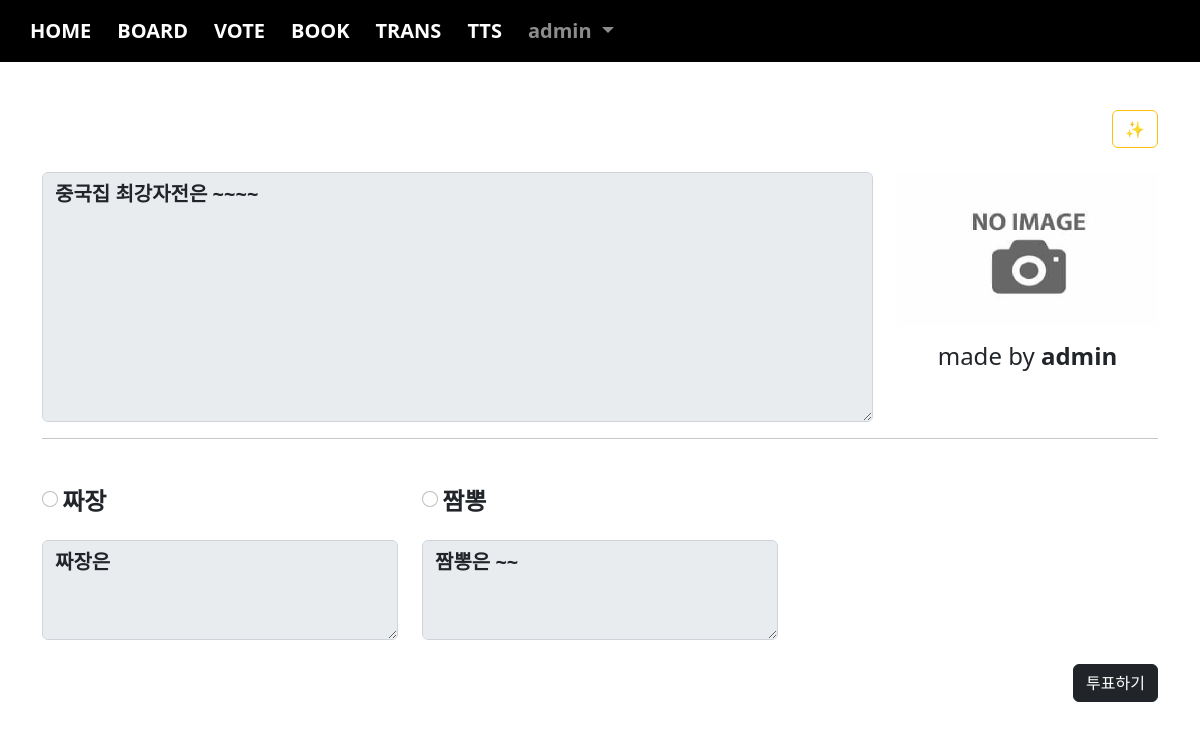
The page /vote/detail/1 (signed in) on the database its author committed.
### acc/models.py (models this page shows)
class User(AbstractUser):
    pic = models.ImageField(upload_to="usr/%y/%m")
    comment = models.TextField()
    age = models.IntegerField(default=0)
    def getpic(self):
        if self.pic:
            return self.pic.url
        return "/media/noimage.png"

### vote/models.py (models this page shows, shortened)
class Topic(models.Model):
    subject = models.CharField(max_length=100)
    maker = models.ForeignKey(User, on_delete=models.CASCADE, related_name="maker")
    content = models.TextField()
    voter = models.ManyToManyField(User, blank=True, related_name="voter")

class Choice(models.Model):
    top = models.ForeignKey(Topic, on_delete=models.CASCADE)
    name = models.CharField(max_length=100)
    comment = models.TextField()
    choicer = models.ManyToManyField(User, blank=True)

### vote/views.py (the view)
# urls.py: path('detail/<tpk>', views.detail, name="detail"),
def detail(request, tpk):
    t = Topic.objects.get(id=tpk)
    c = t.choice_set.all()
    context = {
        "t" : t,
        "cset" : c
    }
    return render(request, "vote/detail.html", context)

### templates/vote/detail.html (shortened to what this page needs)
{% extends 'base.html' %}
{% block con %}
    {% load mathfilters %}
    <div class="text-end">
        <button type="button" class="btn btn-outline-warning" data-bs-toggle="modal" data-bs-target="#exampleModal">
            ✨
        </button>
    </div>
    <div class="row mt-4">
        <div class="col-sm-9">
            <textarea class="form-control" style="height:250px" disabled>{{t.content}}</textarea>
        </div>
        <div class="col-sm-3">
            <img src="{{t.maker.getpic}}" width="100%">
            <div class="mt-3 text-center">
                <h4>made by <b>{{t.maker}}</b></h4>
            </div>
        </div>
    </div>
    <hr>
    <form method="post" action="{% url 'vote:vote' t.id %}">
        <div class="row mt-5">
            {% for i in cset %}
            <div class="col-sm-4">
                <input type="radio" name="cho" value="{{i.id}}" class="form-check-input">
                <label class="form-check-label">
                    <h4><b>{{i.name}}</b></h4>
                </label>
                <textarea class="form-control mt-3" style="height: 100px;" disabled>{{i.comment}}</textarea>
            </div>
            {% endfor %}
        </div>
        <div class="text-end mt-4">
            <button class="btn btn-dark">투표하기</button>
        </div>
    </form>
{% endblock %}

### templates/base.html (shortened to what this page needs)
<!doctype html>
<html lang="en">
    <head>
        <link href="https://cdn.jsdelivr.net/npm/bootstrap@5.2.2/dist/css/bootstrap.min.css" rel="stylesheet">
    </head>
    <body>
        {% if user.is_authenticated %}
            <nav class="navbar navbar-expand-lg navbar-dark" style="background-color: rgb(0, 0, 0);">
                <div class="container-fluid">
                    <div class="collapse navbar-collapse" id="navbarSupportedContent">
                        <ul class="navbar-nav me-auto mb-2 mb-lg-0">
                            <li class="nav-item">
                                <a class="nav-link active" aria-current="page" href="{% url 'acc:index' %}">HOME</a>
                            </li>
                            <li class="nav-item">
                                <a class="nav-link active" aria-current="page" href="{% url 'board:index' %}">BOARD</a>
                            </li>
                            <li class="nav-item">
                                <a class="nav-link active" aria-current="page" href="{% url 'vote:index' %}">VOTE</a>
                            </li>
                            <li class="nav-item">
                                <a class="nav-link active" aria-current="page" href="{% url 'book:index' %}">BOOK</a>
                            </li>
                            <li class="nav-item">
                                <a class="nav-link active" aria-current="page" href="{% url 'trans:index' %}?fr=en&to=ko">TRANS</a>
                            </li>
                            <li class="nav-item">
                                <a class="nav-link active" aria-current="page" href="{% url 'tts:index' %}">TTS</a>
                            </li>
                            <li class="nav-item dropdown">
                                <a class="nav-link dropdown-toggle" href="#" role="button" data-bs-toggle="dropdown" aria-expanded="false">
                                    {{ user }}
                                </a>
                            </li>
                        </ul>
                    </div>
                </div>
            </nav>
        {% endif %}
        <div class="container mt-5 mb-5">
            {% block con %}
            {% endblock %}
        </div>
    </body>
</html>

### templates/base.html (style rules this page uses)
.nav-item { font-size: 20px; font-weight: bold; margin-left: 10px; }
.form-control { font-weight: bold; font-size: 20px; }

### rows shown on the page
User: username "admin"
Topic: content "중국집 최강자전은 ~~~~", maker "admin"
Choice: name "짜장", comment "짜장은"
Choice: name "짬뽕", comment "짬뽕은 ~~"
